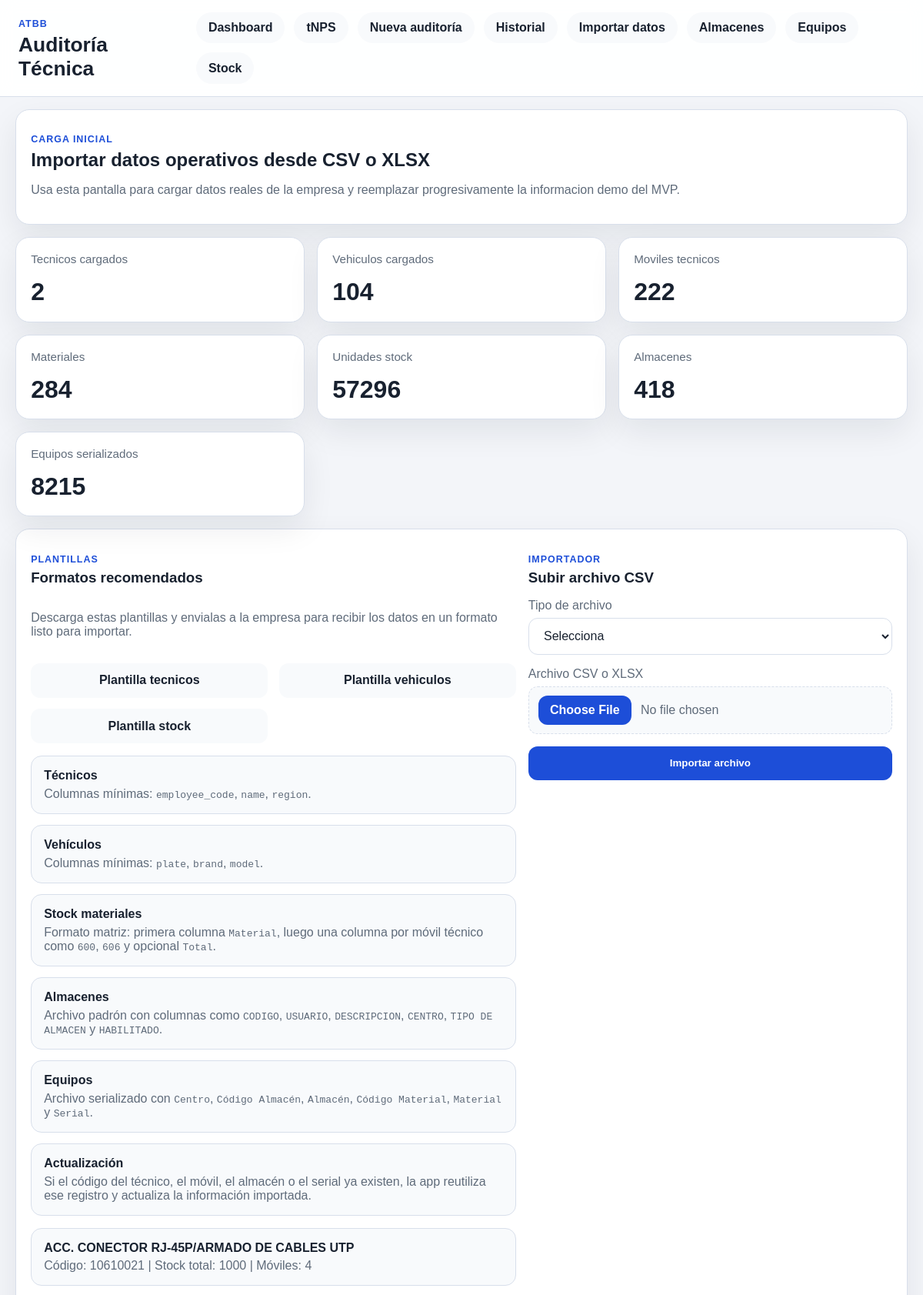
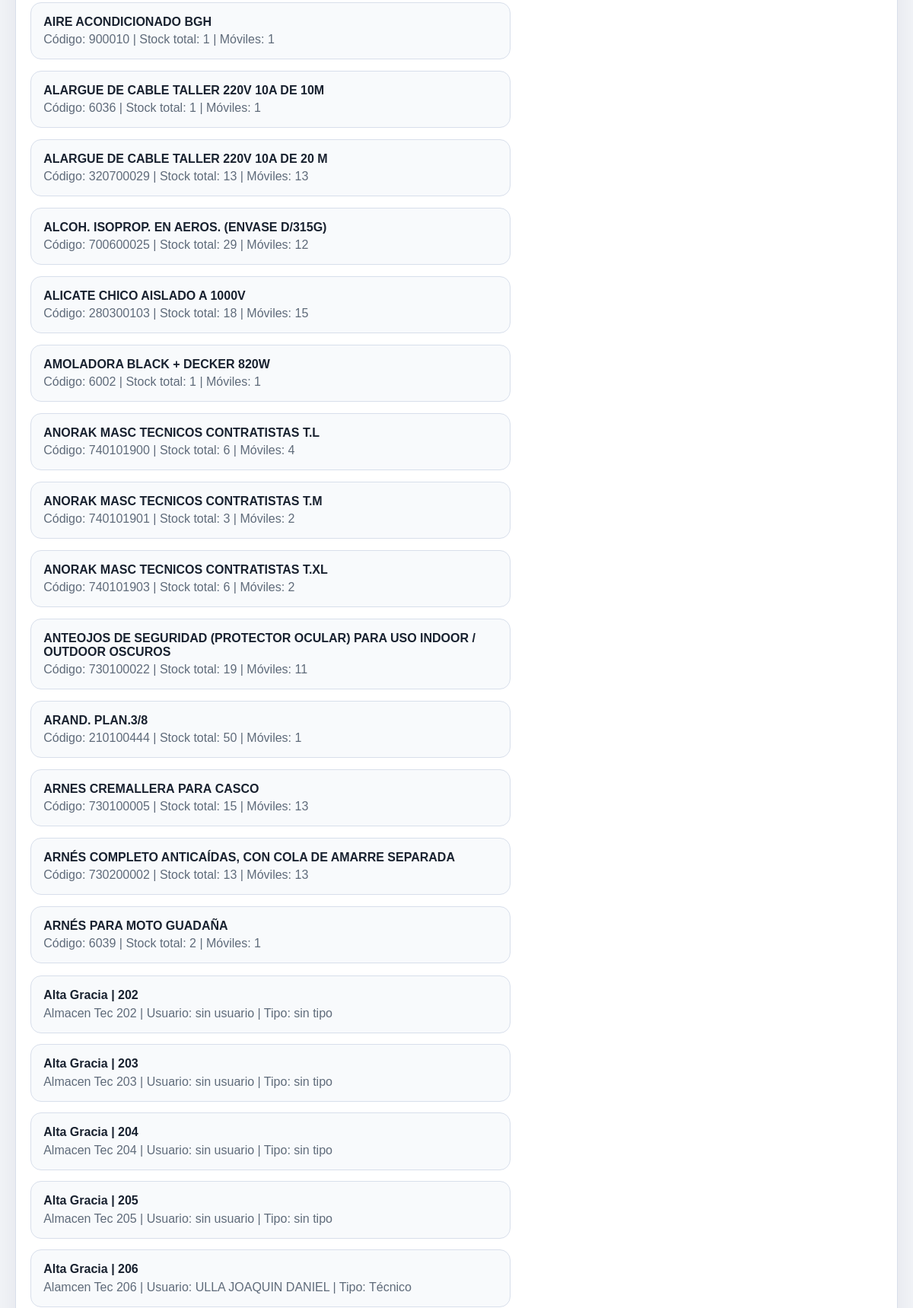
The page /imports (upper part) on the database its author committed (2 pictures, top to bottom).
### tables this page shows
CREATE TABLE materials (
            id INTEGER PRIMARY KEY AUTOINCREMENT,
            material_code TEXT,
            material_name TEXT NOT NULL UNIQUE
        );

CREATE TABLE storage_locations (
            id INTEGER PRIMARY KEY AUTOINCREMENT,
            mobile_unit_id INTEGER NOT NULL,
            center_name TEXT NOT NULL,
            warehouse_code TEXT NOT NULL,
            warehouse_name TEXT NOT NULL,
            warehouse_type TEXT,
            user_name TEXT,
            is_enabled INTEGER NOT NULL DEFAULT 1,
            UNIQUE(center_name, warehouse_code),
            FOREIGN KEY (mobile_unit_id) REFERENCES mobile_units (id)
        );

### app/routes.py (the view, shortened to what this page needs)
@main.route("/imports", methods=["GET", "POST"])
def imports():
    import_summary = None
    return render_template(
        "imports.html",
        import_types=CSV_IMPORT_TYPES,
        technicians_count=len(fetch_technicians()),
        vehicles_count=len(fetch_vehicles()),
        mobile_units_count=len(fetch_mobile_units()),
        stock_stats=fetch_stock_stats(),
        materials_summary=fetch_materials_summary(),
        storage_locations_summary=fetch_storage_locations_summary(),
        equipment_summary=fetch_equipment_summary(),
        import_summary=import_summary,
    )

### app/models.py (called while the page is built)
def get_db():
    if "db_conn" not in g:
        connection = sqlite3.connect(current_app.config["DATABASE_PATH"])
        connection.row_factory = sqlite3.Row
        g.db_conn = connection
    return g.db_conn

def fetch_technicians():
    rows = get_db().execute(
        """
        SELECT id, name, employee_code, region, phone, commune, team, company_name, supervisor_name, center_name, is_active
        FROM technicians
        ORDER BY name ASC
        """
    ).fetchall()
    return [dict(row) for row in rows]

def fetch_vehicles():
    rows = get_db().execute(
        """
        SELECT id, plate, brand, model, year, status, unit_number, odometer_km, assigned_employee_code, review_date, insurance_expiry, extinguisher_expiry, gnc_expiry, rto_expiry, botiquin_expiry
        FROM vehicles
        ORDER BY plate ASC
        """
    ).fetchall()
    return [dict(row) for row in rows]

def fetch_mobile_units():
    rows = get_db().execute(
        """
        SELECT
            mobile_units.id,
            mobile_units.mobile_code,
            mobile_units.technician_id,
            mobile_units.user_name,
            mobile_units.warehouse_description,
            mobile_units.warehouse_type,
            mobile_units.is_enabled,
            mobile_units.notes,
            technicians.name AS technician_name,
            technicians.employee_code
        FROM mobile_units
        LEFT JOIN technicians ON technicians.id = mobile_units.technician_id
        ORDER BY mobile_units.mobile_code ASC
        """
    ).fetchall()
    return [dict(row) for row in rows]

def fetch_materials_summary(limit=15):
    rows = get_db().execute(
        """
        SELECT
            materials.id,
            materials.material_code,
            materials.material_name,
            COALESCE(SUM(material_stock.quantity), 0) AS total_quantity,
            COUNT(DISTINCT material_stock.mobile_unit_id) AS mobile_count
        FROM materials
        LEFT JOIN material_stock ON material_stock.material_id = materials.id
        GROUP BY materials.id, materials.material_code, materials.material_name
        ORDER BY materials.material_name ASC
        LIMIT ?
        """,
        (limit,),
    ).fetchall()
    return [dict(row) for row in rows]

### app/templates/imports.html (shortened to what this page needs)
{% extends "base.html" %}
{% block content %}
<section class="hero">
    <div>
        <p class="eyebrow">Carga inicial</p>
        <h2>Importar datos operativos desde CSV o XLSX</h2>
        <p class="hero-copy">
            Usa esta pantalla para cargar datos reales de la empresa y reemplazar progresivamente la informacion demo del MVP.
        </p>
    </div>
</section>
<section class="stats-grid">
    <article class="card stat-card">
        <span class="stat-label">Tecnicos cargados</span>
        <strong class="stat-value">{{ technicians_count }}</strong>
    </article>
    <article class="card stat-card">
        <span class="stat-label">Vehiculos cargados</span>
        <strong class="stat-value">{{ vehicles_count }}</strong>
    </article>
    <article class="card stat-card">
        <span class="stat-label">Moviles tecnicos</span>
        <strong class="stat-value">{{ mobile_units_count }}</strong>
    </article>
    <article class="card stat-card">
        <span class="stat-label">Materiales</span>
        <strong class="stat-value">{{ stock_stats["materials_count"] }}</strong>
    </article>
    <article class="card stat-card">
        <span class="stat-label">Unidades stock</span>
        <strong class="stat-value">{{ stock_stats["stock_units_count"]|round(0)|int }}</strong>
    </article>
    <article class="card stat-card">
        <span class="stat-label">Almacenes</span>
        <strong class="stat-value">{{ stock_stats["storage_locations_count"] }}</strong>
    </article>
    <article class="card stat-card">
        <span class="stat-label">Equipos serializados</span>
        <strong class="stat-value">{{ stock_stats["serialized_equipment_count"] }}</strong>
    </article>
</section>
<section class="card import-layout">
    <div class="import-info">
        <div class="section-heading">
            <div>
                <p class="eyebrow">Plantillas</p>
                <h3>Formatos recomendados</h3>
            </div>
        </div>
        <p class="hero-copy">
            Descarga estas plantillas y envialas a la empresa para recibir los datos en un formato listo para importar.
        </p>
        <div class="button-row">
            <a class="button button-secondary" href="{{ url_for('static', filename='templates/tecnicos_template.csv') }}">Plantilla tecnicos</a>
            <a class="button button-secondary" href="{{ url_for('static', filename='templates/vehiculos_template.csv') }}">Plantilla vehiculos</a>
            <a class="button button-secondary" href="{{ url_for('static', filename='templates/material_stock_template.csv') }}">Plantilla stock</a>
        </div>
        <div class="guide-list">
            <article class="guide-card">
                <strong>Técnicos</strong>
                <p>Columnas mínimas: <code>employee_code</code>, <code>name</code>, <code>region</code>.</p>
            </article>
            <article class="guide-card">
                <strong>Vehículos</strong>
                <p>Columnas mínimas: <code>plate</code>, <code>brand</code>, <code>model</code>.</p>
            </article>
            <article class="guide-card">
                <strong>Stock materiales</strong>
                <p>Formato matriz: primera columna <code>Material</code>, luego una columna por móvil técnico como <code>600</code>, <code>606</code> y opcional <code>Total</code>.</p>
            </article>
            <article class="guide-card">
                <strong>Almacenes</strong>
                <p>Archivo padrón con columnas como <code>CODIGO</code>, <code>USUARIO</code>, <code>DESCRIPCION</code>, <code>CENTRO</code>, <code>TIPO DE ALMACEN</code> y <code>HABILITADO</code>.</p>
            </article>
            <article class="guide-card">
                <strong>Equipos</strong>
                <p>Archivo serializado con <code>Centro</code>, <code>Código Almacén</code>, <code>Almacén</code>, <code>Código Material</code>, <code>Material</code> y <code>Serial</code>.</p>
            </article>
            <article class="guide-card">
                <strong>Actualización</strong>
                <p>Si el código del técnico, el móvil, el almacén o el serial ya existen, la app reutiliza ese registro y actualiza la información importada.</p>
            </article>
        </div>
        {% if materials_summary %}
            <div class="guide-list">
                {% for material in materials_summary %}
                    <article class="guide-card">
                        <strong>{{ material["material_name"] }}</strong>
                        <p>Código: {{ material["material_code"] or "sin código" }} | Stock total: {{ material["total_quantity"]|round(0)|int }} | Móviles: {{ material["mobile_count"] }}</p>
                    </article>
                {% endfor %}
            </div>
        {% endif %}
        {% if storage_locations_summary %}
            <div class="guide-list">
                {% for storage in storage_locations_summary %}
                    <article class="guide-card">
                        <strong>{{ storage["center_name"] }} | {{ storage["warehouse_code"] }}</strong>
                        <p>{{ storage["warehouse_name"] }} | Usuario: {{ storage["user_name"] or "sin usuario" }} | Tipo: {{ storage["warehouse_type"] or "sin tipo" }}</p>
                    </article>
                {% endfor %}
            </div>
        {% endif %}
    </div>
    <form method="post" enctype="multipart/form-data" class="import-form">
        <div class="section-heading">
            <div>
                <p class="eyebrow">Importador</p>
                <h3>Subir archivo CSV</h3>
            </div>
        </div>
        <label>
            <span>Tipo de archivo</span>
            <select name="import_type" required>
                <option value="">Selecciona</option>
            </select>
        </label>
        <label>
            <span>Archivo CSV o XLSX</span>
            <input type="file" name="csv_file" accept=".csv,.xlsx" required>
        </label>
        <button class="button button-primary" type="submit">Importar archivo</button>
    </form>
</section>
{% endblock %}

### app/static/css/main.css (style rules this page uses)
:root { --bg: #f3f5f9; --surface: #ffffff; --surface-alt: #f8fafc; --border: #d8dfeb; --text: #18212f; --muted: #5f6b7a; --primary: #1d4ed8; --primary-soft: #dbeafe; --danger: #dc2626; --danger-soft: #fee2e2; --success: #15803d; --success-soft: #dcfce7; --warning: #b45309; --warning-soft: #fef3c7; --shadow: 0 16px 40px rgba(15, 23, 42, 0.08); --radius: 18px; }
* { box-sizing: border-box; }
body { margin: 0; font-family: Arial, Helvetica, sans-serif; background: var(--bg); color: var(--text); }
a { color: inherit; text-decoration: none; }
.brand h1, .hero h2, .section-heading h2, .section-heading h3 { margin: 0; }
.brand-kicker, .eyebrow { display: inline-block; margin-bottom: 0.35rem; font-size: 0.78rem; font-weight: 700; letter-spacing: 0.08em; text-transform: uppercase; color: var(--primary); }
.hero, .card, .section-heading { display: flex; align-items: center; justify-content: space-between; gap: 1rem; }
.hero, .card { padding: 1.2rem; border: 1px solid var(--border); border-radius: var(--radius); background: var(--surface); box-shadow: var(--shadow); }
.hero { margin-bottom: 1rem; align-items: flex-start; flex-direction: column; }
.hero-copy, .empty-state, .audit-item p, label span, small { color: var(--muted); }
.stats-grid { display: grid; grid-template-columns: repeat(3, minmax(0, 1fr)); gap: 0.75rem; margin-bottom: 1rem; }
@media (min-width: 768px) { .stats-grid { grid-template-columns: repeat(auto-fit, minmax(180px, 1fr)); gap: 1rem; } }
.stat-card { flex-direction: column; align-items: flex-start; }
.stat-label { color: var(--muted); font-size: 0.95rem; }
.stat-value { font-size: 2rem; }
.button { display: inline-flex; align-items: center; justify-content: center; min-height: 44px; padding: 0.85rem 1.15rem; border: 0; border-radius: 12px; font-weight: 700; cursor: pointer; }
.button-primary { background: var(--primary); color: #ffffff; }
.button-secondary { background: var(--surface-alt); color: var(--text); }
.button-row, .guide-list { display: grid; gap: 0.9rem; }
label { display: grid; gap: 0.45rem; }
input[type="text"], input[type="date"], select, textarea { width: 100%; padding: 0.85rem 0.95rem; border: 1px solid var(--border); border-radius: 12px; background: #ffffff; font: inherit; color: var(--text); }
input[type="file"] { width: 100%; padding: 0.7rem 0.75rem; border: 1px dashed var(--border); border-radius: 12px; background: var(--surface-alt); font: inherit; color: var(--muted); }
.import-layout { display: grid; gap: 1rem; align-items: start; }
.import-info, .import-form, .import-summary { display: grid; gap: 1rem; }
.guide-card, .import-summary { padding: 1rem; border: 1px solid var(--border); border-radius: 14px; background: var(--surface-alt); }
.guide-card p, .import-summary p { margin: 0.35rem 0 0; color: var(--muted); }
@media (min-width: 768px) { .hero { flex-direction: row; align-items: center; } }
@media (min-width: 768px) { .stats-grid { grid-template-columns: repeat(3, minmax(0, 1fr)); } }
@media (min-width: 768px) { .import-layout { grid-template-columns: 1.2fr 0.9fr; } }
@media (min-width: 768px) { .button-row { grid-template-columns: repeat(2, minmax(0, 1fr)); } }

### rows shown on the page
materials: material_name "ACC. CONECTOR RJ-45P/ARMADO DE CABLES UTP", material_code "10610021", total_quantity "1000", mobile_count "4"
materials: material_name "AIRE ACONDICIONADO BGH", material_code "900010", total_quantity "1", mobile_count "1"
materials: material_name "ALARGUE DE CABLE TALLER 220V 10A DE 10M", material_code "6036", total_quantity "1", mobile_count "1"
materials: material_name "ALARGUE DE CABLE TALLER 220V 10A DE 20 M", material_code "320700029", total_quantity "13", mobile_count "13"
materials: material_name "ALCOH. ISOPROP. EN AEROS. (ENVASE D/315G)", material_code "700600025", total_quantity "29", mobile_count "12"
materials: material_name "ALICATE CHICO AISLADO A 1000V", material_code "280300103", total_quantity "18", mobile_count "15"
materials: material_name "AMOLADORA BLACK + DECKER 820W", material_code "6002", total_quantity "1", mobile_count "1"
materials: material_name "ANORAK MASC TECNICOS CONTRATISTAS T.L", material_code "740101900", total_quantity "6", mobile_count "4"
materials: material_name "ANORAK MASC TECNICOS CONTRATISTAS T.M", material_code "740101901", total_quantity "3", mobile_count "2"
materials: material_name "ANORAK MASC TECNICOS CONTRATISTAS T.XL", material_code "740101903", total_quantity "6", mobile_count "2"
materials: material_name "ANTEOJOS DE SEGURIDAD (PROTECTOR OCULAR) PARA USO INDOOR / OUTDOOR OSCUROS", material_code "730100022", total_quantity "19", mobile_count "11"
materials: material_name "ARAND. PLAN.3/8", material_code "210100444", total_quantity "50", mobile_count "1"
materials: material_name "ARNES CREMALLERA PARA CASCO", material_code "730100005", total_quantity "15", mobile_count "13"
materials: material_name "ARNÉS COMPLETO ANTICAÍDAS, CON COLA DE AMARRE SEPARADA", material_code "730200002", total_quantity "13", mobile_count "13"
materials: material_name "ARNÉS PARA MOTO GUADAÑA", material_code "6039", total_quantity "2", mobile_count "1"
storage_locations: center_name "Alta Gracia", warehouse_code "202", warehouse_name "Almacen Tec 202", storage "sin usuario", storage "sin tipo"
storage_locations: center_name "Alta Gracia", warehouse_code "203", warehouse_name "Almacen Tec 203", storage "sin usuario", storage "sin tipo"
storage_locations: center_name "Alta Gracia", warehouse_code "204", warehouse_name "Almacen Tec 204", storage "sin usuario", storage "sin tipo"
storage_locations: center_name "Alta Gracia", warehouse_code "205", warehouse_name "Almacen Tec 205", storage "sin usuario", storage "sin tipo"
storage_locations: center_name "Alta Gracia", warehouse_code "206", warehouse_name "Alamcen Tec 206", user_name "ULLA JOAQUIN DANIEL", warehouse_type "Técnico"

### other values the page prints
{{ technicians_count }} "2"
{{ vehicles_count }} "104"
{{ mobile_units_count }} "222"
{{ stock_stats["materials_count"] }} "284"
{{ stock_stats["stock_units_count"]|round(0)|int }} "57296"
{{ stock_stats["storage_locations_count"] }} "418"
{{ stock_stats["serialized_equipment_count"] }} "8215"
